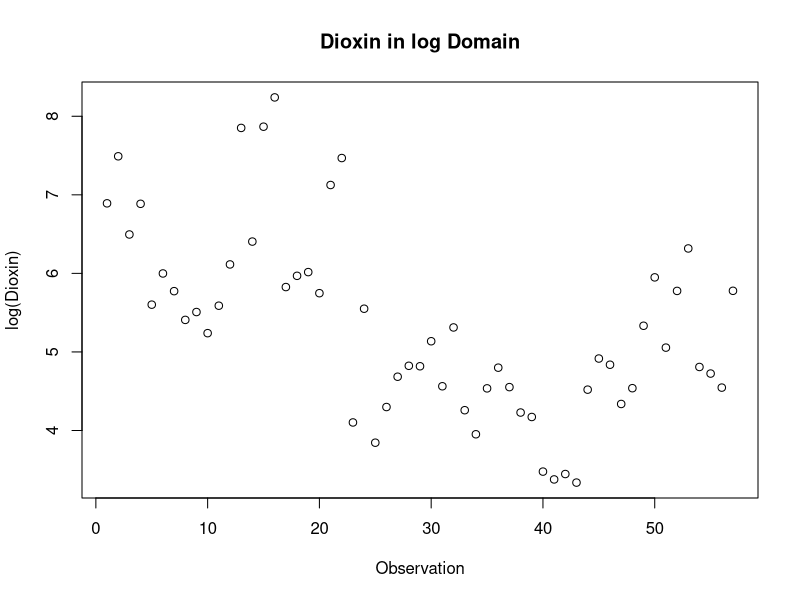
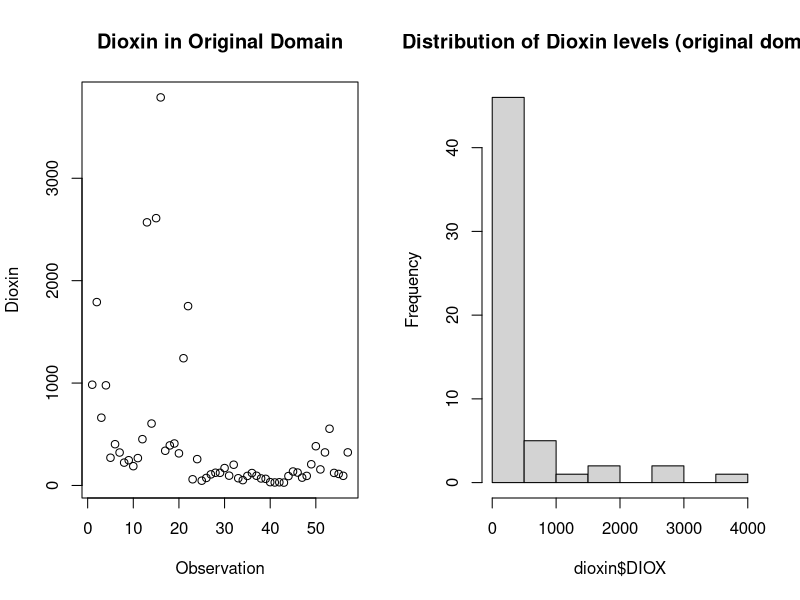
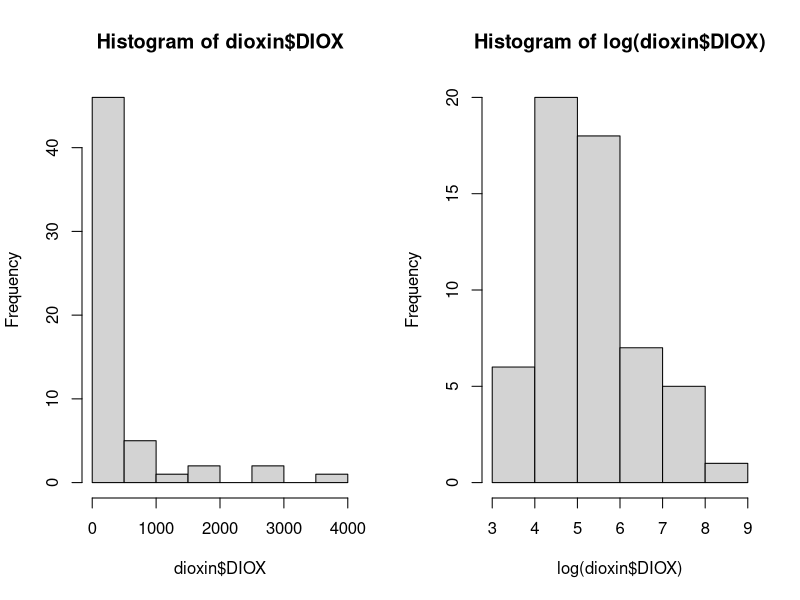
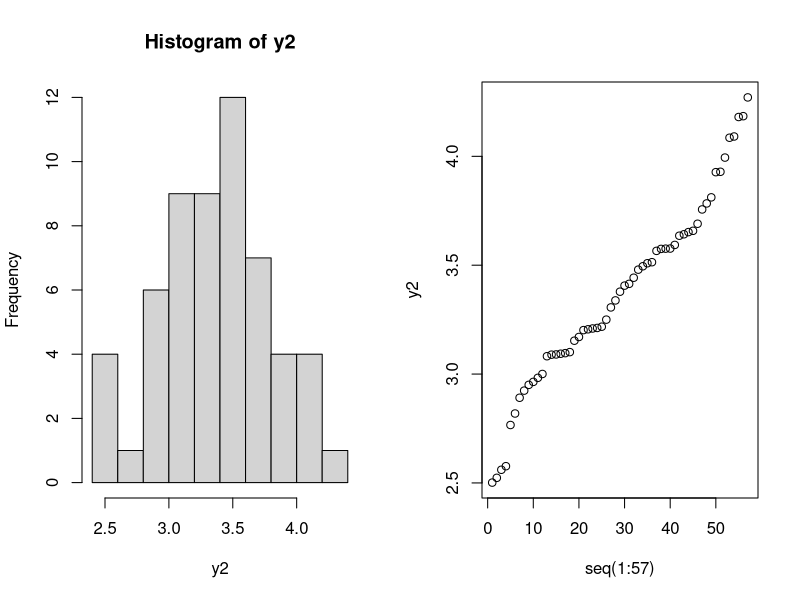
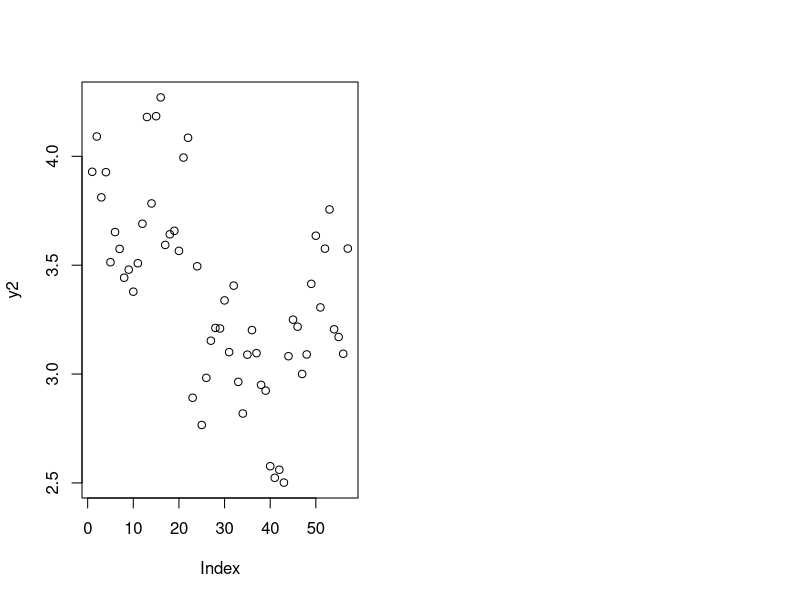
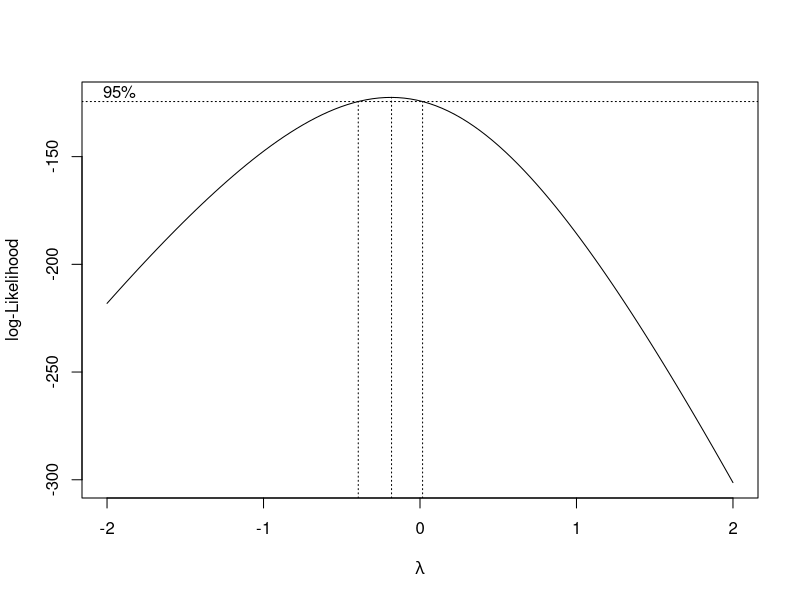

Reproduce these figures in R, in order. (Note: this script raises an error after producing the figures.)
#install.packages("ggfortify")
#install.packages("ggplot2")
#install.packages("GGally")
#install.packages("Hmisc")
#install.packages("nlme")
library(dplyr)
library(ggplot2)
#library(GGally)
library(MASS)
library(car)
library(Hmisc)
library(knitr)

library(ggfortify)
### Assignment1
# Reading in the data
dioxin<-read.csv("../01_Assignment1/dioxin.csv",header=T)
names(dioxin)
describe(dioxin$DIOX)
mean(dioxin$DIOX)


# Looking at the raw dependent variable
# we can see that there are quite some outliers
png(filename = "dioxin.png")
par(mfrow=c(1,2))
plot(dioxin$DIOX, main = "Dioxin in Original Domain", ylab="Dioxin", xlab="Observation")
hist(dioxin$DIOX, main="Distribution of Dioxin levels (original domain)")
dev.off()


# still not normally distributed
# both difference in mean + difference in variance
plot(log(dioxin$DIOX), main="Dioxin in log Domain", ylab="log(Dioxin)", xlab ="Observation")

dev.off()

# looking at distribution
par(mfrow=c(1,2))
hist(dioxin$DIOX)
hist(log(dioxin$DIOX))

# Due to the fact that the confidence interval includeds the regular log-transform
# we opt to use that as our initial transformation.
# Otherwise we would go for the optimal lambda value (-.18)
png(filename="boxcox_transformation.png")
lambda_ <- boxcox(dioxin$DIOX ~ 1)
l <- lambda_$x[which.max(lambda_$y)]
dev.off()


y2 = (dioxin$DIOX^l-1)/l
dioxin$trans <- y2
hist(y2)
qqplot(seq(1:57),y2,)

plot(y2)


# Transforming the variables into factors
dioxin <- mutate_if(dioxin, is.character, as.factor)
dioxin$TIME <- as.factor(dioxin$TIME)

df <- dioxin  %>% dplyr::select(where(is.numeric))
df$TIME <- as.factor(df$TIME)
df$OBSERV <- NULL

pairs(df)


p <- ggplot(dioxin, aes(x=PLANT, y=DIOX, fill=LAB)) + geom_boxplot(outlier.size = 2, notch=FALSE, outlier.shape = 16, outlier.colour = "black")
p


### Q2 - Simple additive model
model1 <- lm(DIOX ~ (PLANT+TIME+LAB+OXYGEN+LOAD+PRSEK), data=dioxin)
model1.1 <- lm(DIOX ~ (PRSEK+LOAD+OXYGEN+LAB+TIME+PLANT), data=dioxin)
# only the order in which the variables enter the model has changed
# if we use type II partitioning, the p-values for the factors are identical
# we don't make use of type III partioning due to aliased coeffients -> not every combination has been observerd
summary(model1)
summary(model1.1)

# Regular anova (type I) -> order in which the variables enter the model is important, sequential testing
anova(model1)
anova(model1.1)

# Type II Anova
Anova(model1.1, type="II")
Anova(model1, type="II")

# Plotting model fits
# Residual analysis
#autoplot(model1)
png(filename = "q2_full_untransformed.png")
par(mfrow=c(2,2))
plot(model1)
dev.off()
# clear increase in variance on the residuals, 3 observations are very influential and create heavy tails on the QQ-Plot
plot(cooks.distance(model1))
# observation number 13 is a clear outlier. It influences the model significantly (cooks d over .5)

## Transformed model

model1.log <- lm(log(DIOX) ~ (PLANT+TIME+LAB+OXYGEN+LOAD+PRSEK), data=dioxin)
summary(model1.log)

par(mfrow=c(2,2))
plot(model1.log)
dev.off()

model1.bc <- lm(trans ~ (PLANT+TIME+LAB+OXYGEN+LOAD+PRSEK), data=dioxin)
summary(model1.bc)

par(mfrow=c(2,2))
plot(model1.bc)
#dev.off()

Anova(model1.log, type="II")


########
# Reduce the model if possible

# Using only intercept to specify for forward selection
step(lm(DIOX~1, data=dioxin), ~PLANT+TIME+LAB+OXYGEN+LOAD+PRSEK, direction="forward")
# Fully specified model with backwards selection
step(lm(DIOX~1+PLANT+TIME+LAB+OXYGEN+LOAD+PRSEK, data=dioxin), direction="back")

# transformed model
# First Forward selection
step(lm(log(DIOX)~1, data=dioxin), ~PLANT+TIME+LAB+OXYGEN+LOAD+PRSEK, direction="forward")
# Then backward selection
## Error when using step, so we make use of drop1
#step(lm(log(DIOX)~PLANT+TIME+LAB+OXYGEN+LOAD+PRSEK, data=dioxin), direction="backward")

drop1(lm(log(DIOX)~PLANT+TIME+LAB+OXYGEN+LOAD+PRSEK, data=dioxin))
drop1(lm(log(DIOX)~PLANT+TIME+LAB+OXYGEN+LOAD, data=dioxin))

# we get rid of factor PRSEK. Looking at the type II anova,
#we can see that it's the only variable with a p-value below the significance level of 5%

# Fitting the final model explicitly
model1.red <- lm(log(DIOX)~PLANT+TIME+LAB+OXYGEN+LOAD, data=dioxin)

summary(model1.red)


#######
## Q3 - Simple additive model, but with numerical values
### 

model2.log <- lm(log(DIOX) ~ (PLANT+TIME+LAB+O2COR+NEFFEKT+QRAT), data=dioxin)
summary(model2.log)

par(mfrow=c(2,2))
plot(model2.log)
dev.off()

Anova(model2.log, type="II")

## Box cox transformed model
#model2.bc <- lm(trans ~ (PLANT+TIME+LAB+O2COR+NEFFEKT+QRAT), data=dioxin)
#summary(model2.bc)
#par(mfrow=c(2,2))
#plot(model2.bc)

# Using only intercept to specify
step(lm(log(DIOX)~1, data=dioxin), ~PLANT+TIME+LAB+O2COR+NEFFEKT+QRAT, direction="forward")

step(lm(log(DIOX)~PLANT+TIME+LAB+O2COR+NEFFEKT+QRAT, data=dioxin),direction="backward")
# AIC tends to overfit on the models when you have small sample sizes.
# Therefore, we go with the output of the ANOVA and drop the term QRAT

model2.red <- lm(log(DIOX) ~ (PLANT+TIME+LAB+O2COR+NEFFEKT), data=dioxin)
summary(model2.red)
knitr::kable(Anova(model2.red, type="II"), "latex")

##
model2.red$coefficients %>% knitr::kable(latex)

knitr::kable(model2.red$coefficients, "latex")





# Q4 - predict on the datapoint
#n <- data.frame(PLANT = c(2), TIME = c(1), LAB = c(1), O2COR = c(0.5), NEFFEKT = c(-0.01))
n <- data.frame(PLANT = c("RENO_N"), TIME = c("1"),
                LAB = c("KK"), O2COR = c(0.5), NEFFEKT = c(-0.01))
pn <- predict(model2.red, n, interval="prediction", level=.95)

exp(pn)

## Does the dioxin emission depend on the active variables

#anova(model2.red, update(model2.red,.~.-PLANT))
model2.noplant <- update(model2.red,.~.-PLANT)
anova(model2.noplant, model2.red)
summary(model2.red)
# Looking at the coefficient of the model, we can see a difference in plants

# plot the residuals of a reduced model (no plant) and perform a boxplot on the residuals
r_a <- cbind(dioxin, residuals(model2.noplant))
ggplot(r_a, aes(x=PLANT, y=residuals(model2.noplant))) + geom_boxplot()
# We can see a difference in residuals, which further highlights the need to include plants



# Q7
### Model with second order interaction
model7 <- lm(log(DIOX) ~ (PLANT+TIME+LAB+O2COR+NEFFEKT+QRAT)^2, data=dioxin)
#alias(model7)
summary(model7)
Anova(model7, type="II")
m7 <- (fit.back <- step(model7, direction="back"))
summary(m7)


#summary(step(lm(log(DIOX)~1, data=dioxin), ~PLANT*TIME*LAB*O2COR*NEFFEKT*QRAT, direction="forward"))
summary(step(lm(log(DIOX)~1, data=dioxin), ~(PLANT+TIME+LAB+O2COR+NEFFEKT+QRAT)^2, direction="forward"))


model7.full <- lm(log(DIOX) ~ ((PLANT+TIME+LAB+O2COR+NEFFEKT+QRAT)^2
                               +QROEG+TOVN+TROEG+POVN+CO2+CO+SO2+HCL+H2O), data=dioxin)

summary(model7.full)

summary(step(model7.full, direction="backward"))

summary(step(lm(log(DIOX)~(PLANT+TIME+LAB+O2COR+NEFFEKT+QRAT)^2, data=dioxin), ~(QROEG+TOVN+TROEG+POVN+CO2+CO+SO2+HCL+H2O), direction="forward"))


summary(step(model2.red, ~(PLANT+TIME+LAB+O2COR+NEFFEKT+QRAT)^2, direction="forward"))

m8 <-step(model2.red, ~(PLANT+TIME+LAB+O2COR+NEFFEKT+QRAT)^2, direction="forward")

model2.red

step(m8, ~.(QROEG+TOVN+TROEG+POVN+CO2+CO+SO2+HCL+H2O), direction="forward")

m8_g<- step(m8, ~((PLANT+TIME+LAB+O2COR+NEFFEKT+QRAT)^2
            +QROEG+TOVN+TROEG+POVN+CO2+CO+SO2+HCL+H2O), direction="both")

summary(m8_g)
Anova(m8_g, type="II")



par(mfrow=c(2,2))
plot(m8_g)
dev.off()

###
# Estimating the variances between the two labs

kklab <- dioxin %>% filter(LAB == "KK")
count(kklab)
var(log(kklab$DIOX))
uslab <- dioxin %>% filter(LAB == "USA")
count(uslab)
var(log(uslab$DIOX))
#log(var(uslab$DIOX))


# Inverse variance weighting
w_ <- rep(1/var(log(kklab$DIOX)),57)
#w_ <- rep(1,57)
w_[which(dioxin$LAB=="USA")] <- 1/var(log(uslab$DIOX)) 
w_
1/var(log(uslab$DIOX))


w8 <- lm(log(DIOX) ~ PLANT + TIME + LAB + O2COR + NEFFEKT + QRAT + PLANT:QRAT + 
     TIME:NEFFEKT, data=dioxin, weights=w_)

summary(w8)
par(mfrow=c(2,2))
plot(w8)
summary(m8_g)

w8$coefficients

confint(w8, level=.95)

##########
# Using boxcox transformed data for the same analysis as up above

model2.red_bc <- lm(trans ~ (PLANT+TIME+LAB+O2COR+NEFFEKT), data=dioxin)
m8bc <-step(model2.red_bc, ~(PLANT+TIME+LAB+O2COR+NEFFEKT+QRAT)^2, direction="forward")
m8bc_g <- step(m8bc, ~((PLANT+TIME+LAB+O2COR+NEFFEKT+QRAT)^2
           +QROEG+TOVN+TROEG+POVN+CO2+CO+SO2+HCL+H2O), direction="both")
summary(m8bc_g)
summary(m8bc)
Anova(m8bc, type="II")

plot(m8bc)
